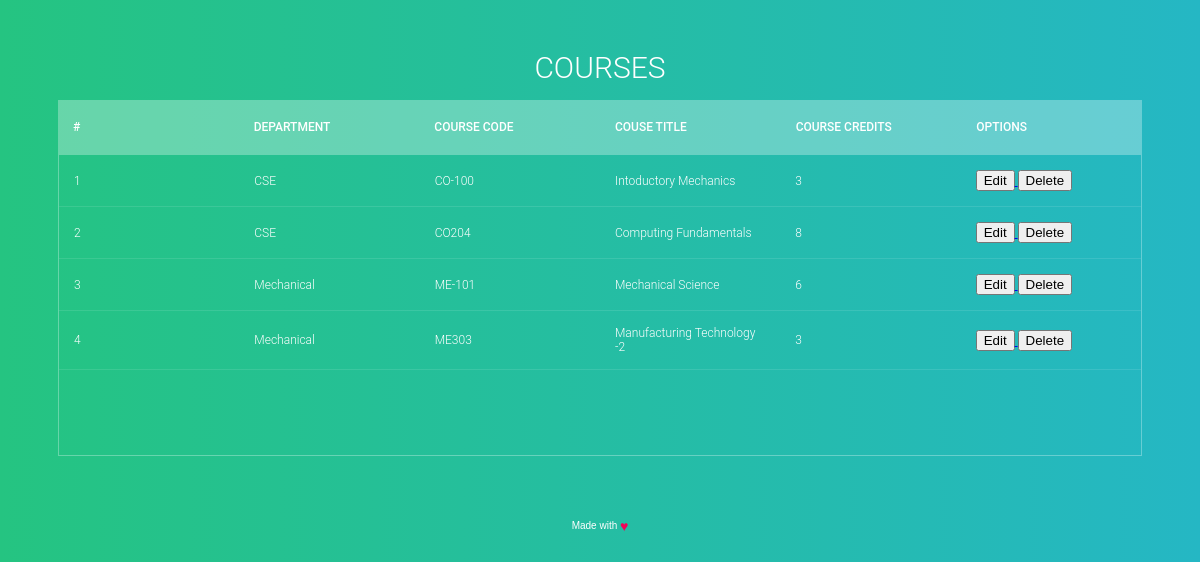
Page /admin/courses/edit.php on the committed database.
### tables this page shows
CREATE TABLE `Subjects` (
  `Department` varchar(15) NOT NULL,
  `Course_Code` varchar(30) NOT NULL,
  `Course_Title` varchar(40) NOT NULL,
  `Course_Credit` int(11) NOT NULL
);

### admin/courses/edit.php (the view, shortened to what this page needs)
<?php
$database = mysqli_connect(DB_SERVER,DB_USER,DB_PASS,DB_NAME);
?>
<!DOCTYPE html>
<html lang="en" >
<head>
  <link rel="stylesheet" href="https://cdnjs.cloudflare.com/ajax/libs/meyer-reset/2.0/reset.min.css">
<link rel="stylesheet" href="./style.css">
</head>
<body>
<section>
  <h1>Courses</h1>
   <div class="tbl-header">
    <table cellpadding="0" cellspacing="0" border="0">
      <thead>
        <tr>
            <th>#</th>
            <th>Department</th>
            <th>Course Code</th>
            <th>Couse Title</th>
            <th>Course Credits</th>
            <th>Options</th>
        </tr>
      </thead>
    </table>
  </div>
    <div class="tbl-content">
    <table cellpadding="0" cellspacing="0" border="0">
      <tbody>
 <?php
    $data = mysqli_query($database,"SELECT * FROM Subjects");
    $count = 0;
    while($row=mysqli_fetch_array($data))
    {
?>
      <tr>
      <tr>
      <td><?php echo $count+1;?></td>
      <td><?php echo htmlentities($row['Department']);?></td>
      <td><?php echo htmlentities($row['Course_Code']);?></td>
      <td><?php echo htmlentities($row['Course_Title']);?></td>
      <td><?php echo htmlentities($row['Course_Credit']);?></td>
      <td>
<a href="edit-course.php?id=<?php echo $row['Course_Code']?>">
<button class="btn btn-primary"><i class="fa fa-edit "></i> Edit</button> </a>
<a href="edit.php?id=<?php echo $row['Course_Code']?>&del=delete" onClick="return confirm('Are you sure you want to delete?')">
<button class="btn btn-danger">Delete</button></a>
      </td>
</tr>
<?php
$count++;
} ?>
      </tbody>
    </table>
  </div>
</section>
<div class="made-with-love">
  Made with
  <i>♥</i>
</div>
</body>
</html>

### admin/courses/style.css (style rules this page uses)
h1 { font-size: 30px; color: #fff; text-transform: uppercase; font-weight: 300; text-align: center; margin-bottom: 15px; }
table { width:100%; table-layout: fixed; }
.tbl-header { background-color: rgba(255,255,255,0.3); }
.tbl-content { height:300px; overflow-x:auto; margin-top: 0px; border: 1px solid rgba(255,255,255,0.3); }
th { padding: 20px 15px; text-align: left; font-weight: 500; font-size: 12px; color: #fff; text-transform: uppercase; }
td { padding: 15px; text-align: left; vertical-align:middle; font-weight: 300; font-size: 12px; color: #fff; border-bottom: solid 1px rgba(255,255,255,0.1); }
body { background: -webkit-linear-gradient(left, #25c481, #25b7c4); background: linear-gradient(to right, #25c481, #25b7c4); font-family: 'Roboto', sans-serif; }
section { margin: 50px; }
.made-with-love { margin-top: 40px; padding: 10px; clear: left; text-align: center; font-size: 10px; font-family: arial; color: #fff; }
.made-with-love i { font-style: normal; color: #F50057; font-size: 14px; position: relative; top: 2px; }

### rows in the picture
subjects: Department "CSE", Course_Code "CO-100", Course_Title "Intoductory Mechanics", Course_Credit "3"
subjects: Department "CSE", Course_Code "CO204", Course_Title "Computing Fundamentals", Course_Credit "8"
subjects: Department "Mechanical", Course_Code "ME-101", Course_Title "Mechanical Science", Course_Credit "6"
subjects: Department "Mechanical", Course_Code "ME303", Course_Title "Manufacturing Technology -2", Course_Credit "3"
